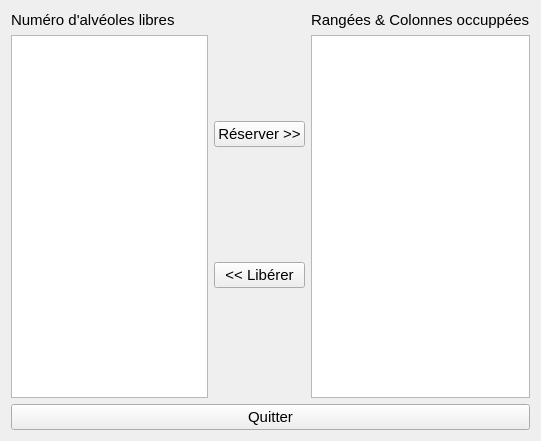
<?xml version="1.0" encoding="UTF-8"?>
<ui version="4.0">
 <class>Widget</class>
 <widget class="QWidget" name="Widget">
  <property name="geometry">
   <rect>
    <x>0</x>
    <y>0</y>
    <width>541</width>
    <height>441</height>
   </rect>
  </property>
  <property name="windowTitle">
   <string>Test de la classe AlveolesLibres</string>
  </property>
  <property name="toolTip">
   <string>&lt;html&gt;&lt;head/&gt;&lt;body&gt;&lt;p&gt;&lt;span style=&quot; font-size:12pt; font-weight:600;&quot;&gt;Corrigé du TP rouleau&lt;/span&gt;&lt;/p&gt;&lt;/body&gt;&lt;/html&gt;</string>
  </property>
  <layout class="QHBoxLayout" name="horizontalLayout_2">
   <item>
    <layout class="QVBoxLayout" name="verticalLayout_4">
     <item>
      <layout class="QHBoxLayout" name="horizontalLayout">
       <item>
        <layout class="QVBoxLayout" name="verticalLayout_2">
         <item>
          <widget class="QLabel" name="label">
           <property name="font">
            <font>
             <pointsize>11</pointsize>
            </font>
           </property>
           <property name="text">
            <string>Numéro d'alvéoles libres</string>
           </property>
          </widget>
         </item>
         <item>
          <widget class="QListWidget" name="listWidgetAlveolesLibres"/>
         </item>
        </layout>
       </item>
       <item>
        <spacer name="horizontalSpacer">
         <property name="orientation">
          <enum>Qt::Horizontal</enum>
         </property>
         <property name="sizeHint" stdset="0">
          <size>
           <width>40</width>
           <height>20</height>
          </size>
         </property>
        </spacer>
       </item>
       <item>
        <layout class="QVBoxLayout" name="verticalLayout">
         <item>
          <spacer name="verticalSpacer">
           <property name="orientation">
            <enum>Qt::Vertical</enum>
           </property>
           <property name="sizeHint" stdset="0">
            <size>
             <width>20</width>
             <height>40</height>
            </size>
           </property>
          </spacer>
         </item>
         <item>
          <widget class="QPushButton" name="pushButtonReserver">
           <property name="font">
            <font>
             <pointsize>11</pointsize>
            </font>
           </property>
           <property name="toolTip">
            <string>&lt;html&gt;&lt;head/&gt;
&lt;body&gt;
&lt;p&gt;&lt;span style=&quot; font-size:12pt;&quot;&gt;Ce bouton permet de &lt;/span&gt;&lt;/p&gt;
&lt;p&gt;&lt;span style=&quot; font-size:12pt; font-weight:600;&quot;&gt;retirer  un item de la listeNumero d'alvéoles libres&lt;/span&gt;&lt;/p&gt;
&lt;p&gt;&lt;span style=&quot; font-size:12pt; font-weight:600;&quot;&gt;ajouter  un item dans la liste rangées colonnes occupées&lt;/span&gt;&lt;/p&gt;
&lt;/body&gt;
&lt;/html&gt;</string>
           </property>
           <property name="text">
            <string>Réserver &gt;&gt;</string>
           </property>
          </widget>
         </item>
         <item>
          <spacer name="verticalSpacer_2">
           <property name="orientation">
            <enum>Qt::Vertical</enum>
           </property>
           <property name="sizeHint" stdset="0">
            <size>
             <width>20</width>
             <height>40</height>
            </size>
           </property>
          </spacer>
         </item>
         <item>
          <widget class="QPushButton" name="pushButtonLiberer">
           <property name="font">
            <font>
             <pointsize>11</pointsize>
            </font>
           </property>
           <property name="toolTip">
            <string>&lt;html&gt;&lt;head/&gt;&lt;body&gt;&lt;p&gt;&lt;span style=&quot; font-size:12pt;&quot;&gt;Cliquez ici pour : &lt;/span&gt;&lt;/p&gt;
&lt;ul&gt;
&lt;li&gt; liberer un emplacement du magasin &lt;/li&gt;
&lt;li&gt; et donc ajouter un item dans la liste des emplacements libres &lt;/li&gt;
&lt;/ul&gt;

&lt;/body&gt;&lt;/html&gt;</string>
           </property>
           <property name="text">
            <string>&lt;&lt; Libérer</string>
           </property>
          </widget>
         </item>
         <item>
          <spacer name="verticalSpacer_3">
           <property name="orientation">
            <enum>Qt::Vertical</enum>
           </property>
           <property name="sizeHint" stdset="0">
            <size>
             <width>20</width>
             <height>40</height>
            </size>
           </property>
          </spacer>
         </item>
        </layout>
       </item>
       <item>
        <spacer name="horizontalSpacer_2">
         <property name="orientation">
          <enum>Qt::Horizontal</enum>
         </property>
         <property name="sizeHint" stdset="0">
          <size>
           <width>40</width>
           <height>20</height>
          </size>
         </property>
        </spacer>
       </item>
       <item>
        <layout class="QVBoxLayout" name="verticalLayout_3">
         <item>
          <widget class="QLabel" name="label_2">
           <property name="font">
            <font>
             <pointsize>11</pointsize>
            </font>
           </property>
           <property name="text">
            <string>Rangées &amp; Colonnes occuppées</string>
           </property>
          </widget>
         </item>
         <item>
          <widget class="QListWidget" name="listWidgetOccupees"/>
         </item>
        </layout>
       </item>
      </layout>
     </item>
     <item>
      <widget class="QPushButton" name="pushButtonQuitter">
       <property name="font">
        <font>
         <pointsize>11</pointsize>
        </font>
       </property>
       <property name="toolTip">
        <string>&lt;html&gt;&lt;head/&gt;&lt;body&gt;&lt;p&gt;&lt;span style=&quot; font-size:12pt;&quot;&gt;Cliquez ici pour quitter l'application&lt;/span&gt;&lt;/p&gt;&lt;/body&gt;&lt;/html&gt;</string>
       </property>
       <property name="text">
        <string>Quitter</string>
       </property>
      </widget>
     </item>
    </layout>
   </item>
  </layout>
 </widget>
 <layoutdefault spacing="6" margin="11"/>
 <resources/>
 <connections>
  <connection>
   <sender>pushButtonQuitter</sender>
   <signal>clicked()</signal>
   <receiver>Widget</receiver>
   <slot>close()</slot>
   <hints>
    <hint type="sourcelabel">
     <x>212</x>
     <y>411</y>
    </hint>
    <hint type="destinationlabel">
     <x>202</x>
     <y>422</y>
    </hint>
   </hints>
  </connection>
 </connections>
</ui>
